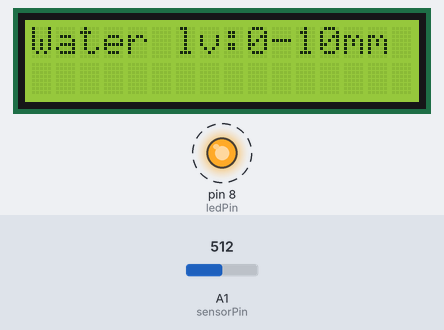
This sketch was run on a simulated Arduino Uno, built with avr-gcc and run on an emulated ATmega328P. Shown: 16×2 character LCD, output pins drawn as LEDs (lit = HIGH). Dashed ring = blinking. The test bench sets the inputs (shaded band); at power-on: A1 (sensorPin) = 512. What the sketch prints to the serial monitor is not drawn.

Above: at 1.2 s.
1.3 s: A1 (sensorPin) set to 0
At 1.96 s:
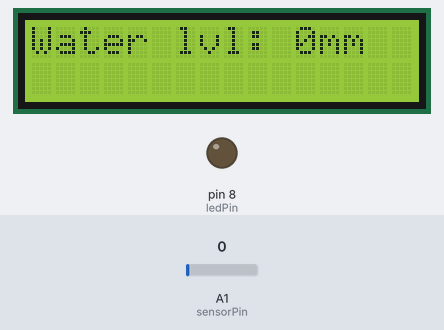
3.6 s: A1 (sensorPin) set to 610
At 3.89 s:
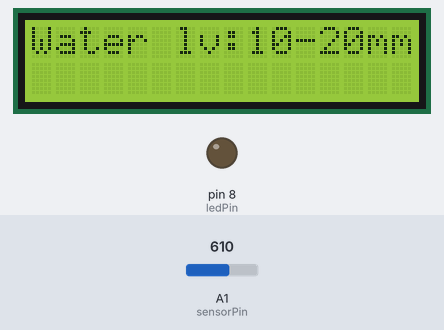
6.2 s: A1 (sensorPin) set to 670
At 6.38 s:
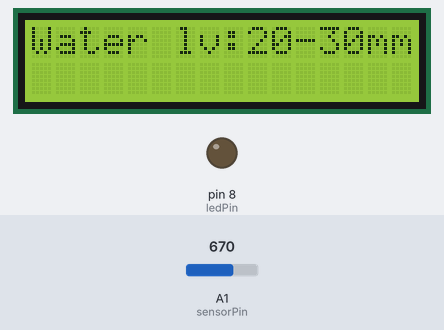
7.7 s: A1 (sensorPin) set to 614
At 7.93 s:
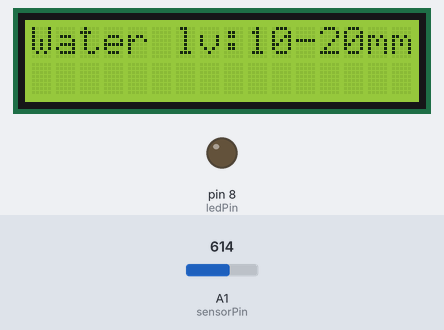
9.9 s: A1 (sensorPin) set to 584
At 10.19 s:
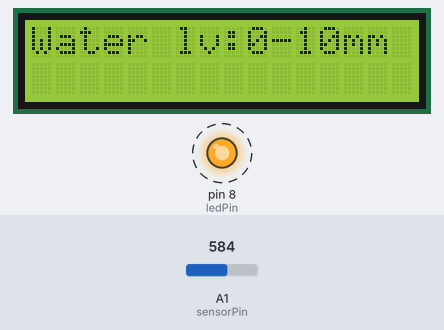
Timing chart, 0 to 13.2 s (numbered marks = the images above; inputs shaded):
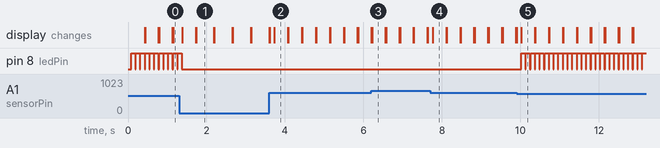

The sketch:

water_level_project.ino
```cpp
/********************************
Project Name : Water Level Sensor with Arduino Uno-Board
********************************/
// include libraries
#include <Wire.h>
#include <LCD.h>
#include <LiquidCrystal_I2C.h>
/********************************/
int sensorPin = A1;  // 물 수위 센서 데이터 라인과 연결된 A1핀을 sensorpin으로  변수 설정
int ledPin = 8;      // LED핀 8번으로 연결, 정상적으로 연결되어 있는지 확인하는 용도
int sensorValue = 0; // 초기 센서값에 Trash value가 있을 수 있기에 0으로 변수 값 초기화
LiquidCrystal_I2C lcd(0x27, 2, 1, 0, 4, 5, 6, 7, 3, POSITIVE);// LCD 사용을 위해 주소값 설정
/********************************/
void setup() {
  Serial.begin(9600); // 아두이노 우노의 통신 baudrate를 9800으로 설정, 통신시작
  pinMode(ledPin, OUTPUT);  // pinmode를  이용하여 아웃풋으로 설정
  lcd.begin (16, 2);    // 보유한 LCD는 2줄, 16칸의 데이터를 표시할 수 있으므로 이에 맞추어 설정
  lcd.setBacklightPin(3, POSITIVE);
  lcd.setBacklight(HIGH); // switch on the backlight
}

void loop() {

  sensorValue = analogRead(sensorPin); // 센서로부터 데이터 받아오기
 // 데이터 LCD로 출력
 // 먼저 센서의 민감도를 확인하기 위해 cm별 센서가 읽어오는 값을 확인
 // 센서의 민감도를 조정하기 위해서 600부터 뜨기 시작해서 범위를 [0, 600] = 1cm, [600, 660] = 2cm, [660, 670] = 3cm, [그 이상] = 4cm  로 조정함
 // if와 else if 문을 사용하여 구현함
 if (sensorValue <= 0) {
    lcd.setCursor(0, 0);
    lcd.print("Water lvl: 0mm");
    Serial.println("Water level: 0mm - Empty!");
  }
  else if (sensorValue > 0 && sensorValue <= 600) {
    lcd.setCursor(0, 0);
    lcd.print("Water lv:0-10mm");
    lcd.setCursor(0, 1);
    //lcd.print("Alarm! Alarm!");
    Serial.println("Water lv:0-10mm");
    digitalWrite(ledPin, HIGH);  // 물이 감지되기 시작하면 LED에 불이 들어와 정상 작동을 확인
  }
  else if (sensorValue > 600 && sensorValue <= 660) {
    lcd.setCursor(0, 0);
    lcd.print("Water lv:10-20mm");
    Serial.println("Water lv: 10-20mm");
  }
  else if (sensorValue > 660 && sensorValue <= 670) {
    lcd.setCursor(0, 0);
    lcd.print("Water lv:20-30mm");
    Serial.println("Water lv: 20-30mm");
  }
  else if (sensorValue > 670) {
    lcd.setCursor(0, 0);
    lcd.print("Water lv:30-40mm");
    Serial.println("Water lv: 30-40mm");
  }
  delay(100); // delay 1 second
  lcd.clear(); // LCD를 초기화해주지 않으면 Trash 값으로 인하여 정상적으로 LCD 출력이 이루어지지 않기에 결과 출력 후 초기화 해줌
  digitalWrite(ledPin, LOW);  // 한번의 루프 후 LED를 다시 점멸해줌으로서 LED가 계속 켜짐을 밤지
}
```

Measured:
- the behaviour switches between 601 and 600 on A1 (sensorPin) (found by bisection; images 4 and 5)
- after the input at 1.3 s, pin 8 (ledPin): goes on until 1.4 s, then stays LOW; the display: changes after 0.08 s (image 1)
- after the input at 3.6 s, the display: first differs from a run without the input after 0.13 s (image 2)
- after the input at 6.2 s, the display: first differs from a run without the input at once (image 3)
- after the input at 9.9 s, pin 8 (ledPin): alternates HIGH for 0.10 s and LOW for 0.02 s, starting after 0.12 s; the display: first differs from a run without the input after 0.12 s (image 5)
- by itself, pin 8 (ledPin): alternates HIGH for 0.10 s and LOW for 0.02 s
- what the display in image 1 shows lasts 0.5 s, from 1.7 s to 2.2 s
